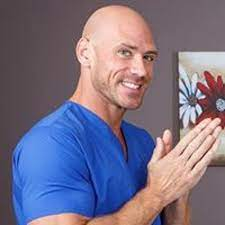
#> input picture download.jfif, 225 x 225 px
$ python index.py
#> lines starting #> are read from the running program, lines starting #| are printed output that depends on the picture
import cv2
image=cv2.imread("download.jfif")
#> image is the input picture: shape (225, 225, 3); mean B, G, R 134.7, 112.6, 121.1
grey_filter = cv2.cvtColor(image, cv2.COLOR_BGR2GRAY)
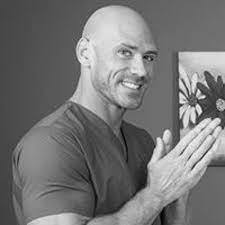
#> grey_filter: shape (225, 225); min 2, max 253, mean 117.7
invert = cv2.bitwise_not(grey_filter)
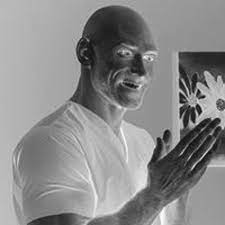
#> invert: shape (225, 225); min 2, max 253, mean 137.3
blur=cv2.GaussianBlur(invert,(21,21),0)
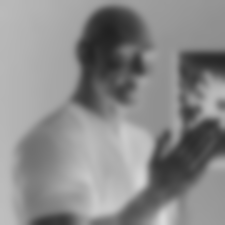
#> blur: shape (225, 225); min 33, max 216, mean 137.3
invertedblur=cv2.bitwise_not(blur)
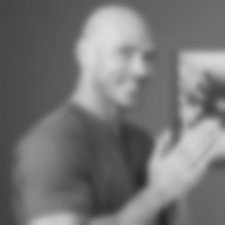
#> invertedblur: shape (225, 225); min 39, max 222, mean 117.7
sketch_filter=cv2.divide(grey_filter,invertedblur,scale=256.0)
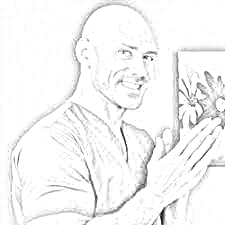
#> sketch_filter: shape (225, 225); min 11, max 255, mean 244.9
cv2.imwrite("output.png",sketch_filter)
